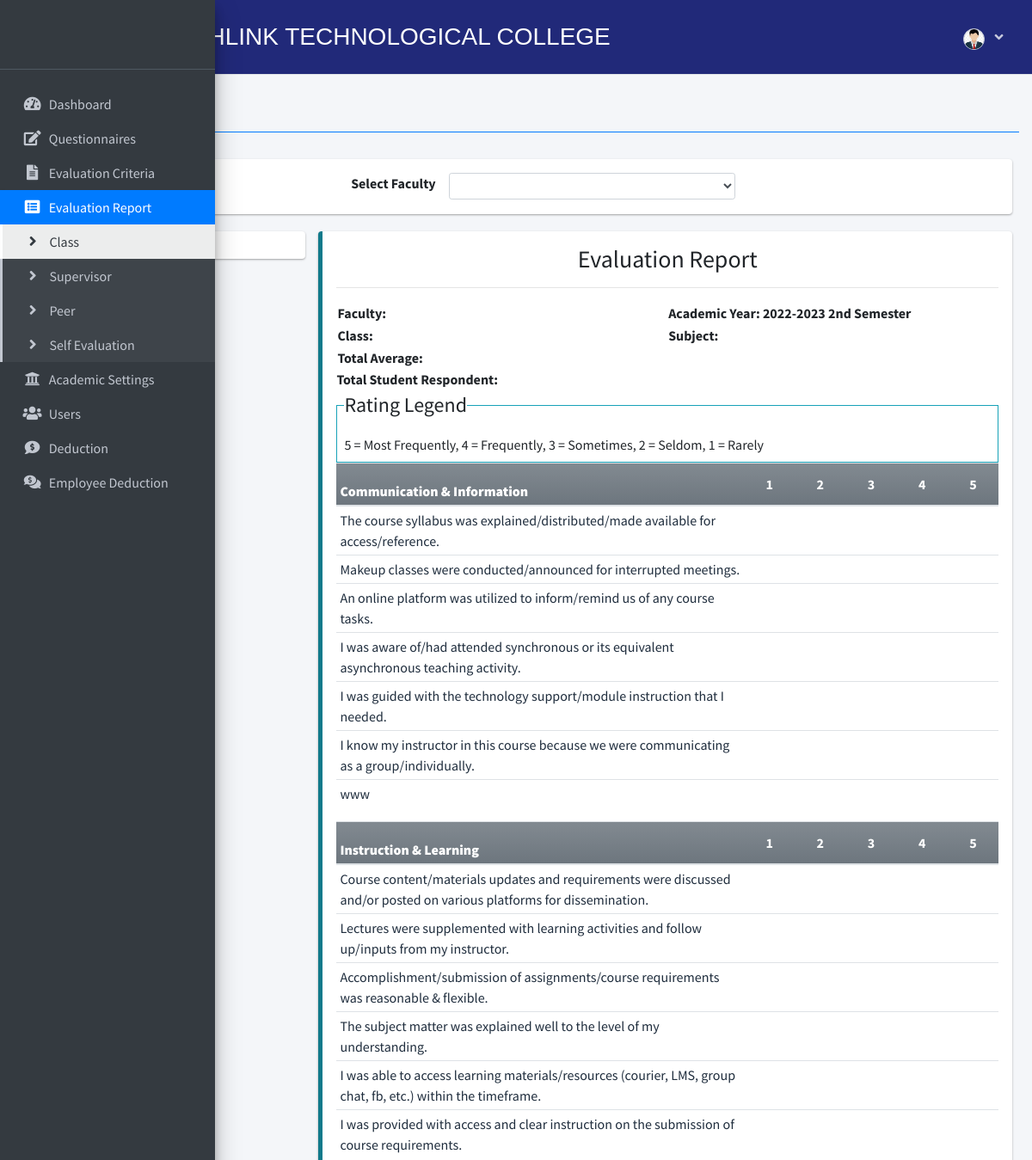
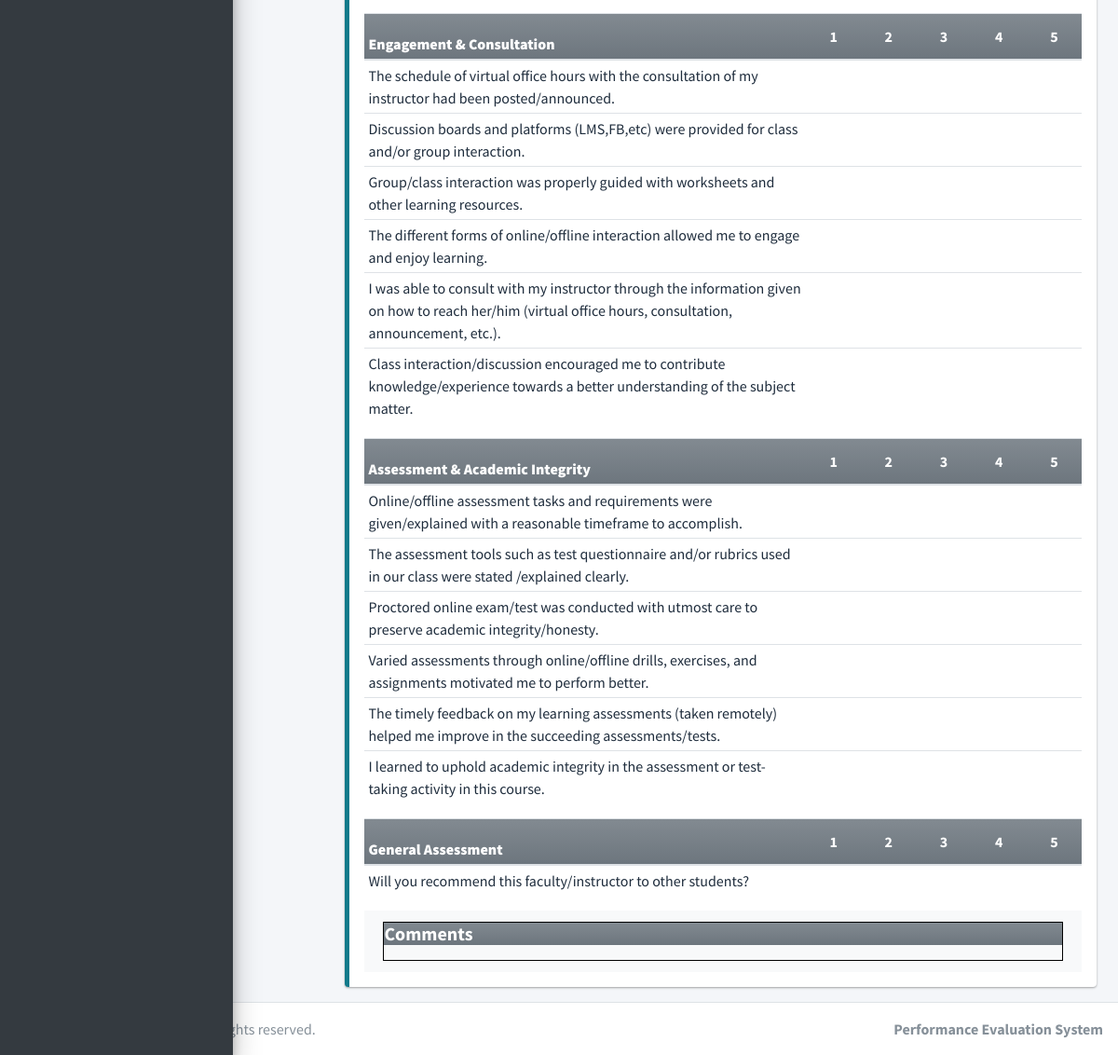
The page /index.php?page=report (signed in) on the database its author committed (2 pictures, top to bottom).
### tables this page shows
CREATE TABLE `criteria_list` (
  `id` int(30) NOT NULL,
  `criteria` text NOT NULL,
  `type` int(10) NOT NULL COMMENT '(1=student, 2=faculty, 3=supervisor)',
  `order_by` int(30) NOT NULL
);

CREATE TABLE `question_list` (
  `id` int(30) NOT NULL,
  `academic_id` int(30) NOT NULL,
  `question` text NOT NULL,
  `order_by` int(30) NOT NULL,
  `criteria_id` int(30) NOT NULL
);

### admin/report.php (the view, shortened to what this page needs)
<?php $faculty_id = isset($_GET['fid']) ? $_GET['fid'] : ''; ?>
<?php
function ordinal_suffix($num)
{
	$num = $num % 100;
	if ($num < 11 || $num > 13) {
		switch ($num % 10) {
			case 2:
				return $num . 'nd';
		}
	}
	return $num . 'th';
}
?>
<div class="col-lg-12">
	<div class="callout callout-info">
		<div class="d-flex w-100 justify-content-center align-items-center">
			<label for="faculty">Select Faculty</label>
			<div class=" mx-2 col-md-4">
				<select name="" id="faculty_id" class="form-control form-control-sm select2">
					<option value=""></option>
					<?php
					$faculty = $conn->query("SELECT *,concat(firstname,' ',lastname) as name FROM faculty_list order by concat(firstname,' ',lastname) asc");
					while ($row = $faculty->fetch_assoc()):
						?>
						<option value="<?php echo $row['id'] ?>" <?php echo isset($faculty_id) && $faculty_id == $row['id'] ? "selected" : "" ?>><?php echo ucwords($row['name']) ?></option>
					<?php endwhile; ?>
				</select>
			</div>
		</div>
	</div>
	<div class="row">
	</div>
	<div class="row">
		<div class="col-md-3">
			<div class="callout callout-info">
			</div>
		</div>
		<div class="col-md-9">
			<div class="callout callout-info" id="printable">
				<div>
					<h3 class="text-center">Evaluation Report</h3>
					<hr>
					<table width="100%">
						<tr>
							<td width="50%">
								<p><b>Faculty: <span id="fname"></span></b></p>
							</td>
							<td width="50%">
								<p><b>Academic Year: <span id="ay">
											<?php echo $_SESSION['academic']['year'] . ' ' . (ordinal_suffix($_SESSION['academic']['semester'])) ?>
											Semester
										</span></b></p>
							</td>
						</tr>
						<tr>
							<td width="50%">
								<p><b>Class: <span id="classField"></span></b></p>
							</td>
							<td width="50%">
								<p><b>Subject: <span id="subjectField"></span></b></p>
							</td>
						</tr>
						<tr>
							<td colspan="2">
								<p><b>Total Average: <span id="overallAverage"></span></b></p>
							</td>
						</tr>
					</table>
					<p class=""><b>Total Student Respondent: <span id="tse"></span></b></p>
				</div>
				<fieldset class="border border-info p-2 w-100">
					<legend class="w-auto">Rating Legend</legend>
					<p>5 = Most Frequently, 4 = Frequently, 3 = Sometimes, 2 = Seldom, 1 = Rarely</p>
				</fieldset>
				<?php
				$criteria = $conn->query("SELECT * FROM criteria_list where id in (SELECT criteria_id FROM question_list where academic_id = {$_SESSION['academic']['id']} ) order by abs(order_by) asc ");
				while ($crow = $criteria->fetch_assoc()):
					?>
					<table class="table table-condensed wborder">
						<thead>
							<tr class="bg-gradient-secondary">
								<th class=" p-1"><b>
										<?php echo $crow['criteria'] ?>
									</b></th>
								<th width="5%" class="text-center">1</th>
								<th width="5%" class="text-center">2</th>
								<th width="5%" class="text-center">3</th>
								<th width="5%" class="text-center">4</th>
								<th width="5%" class="text-center">5</th>
							</tr>
						</thead>
						<tbody class="tr-sortable">
							<?php
							$questions = $conn->query("SELECT * FROM question_list where criteria_id = {$crow['id']} and academic_id = {$_SESSION['academic']['id']} order by abs(order_by) asc ");
							while ($row = $questions->fetch_assoc()):
								?>
								<tr class="bg-white">
									<td class="p-1" width="40%">
										<?php echo $row['question'] ?>
									</td>
									<?php for ($c = 1; $c <= 5; $c++): ?>
										<td class="text-center">
										</td>
									<?php endfor; ?>
								</tr>
							<?php endwhile; ?>
						</tbody>
					</table>
				<?php endwhile; ?>
				<div class="card-footer card-comments" style="display: block;">
					<div style="border: 1px solid black;">
						<h5 class="bg-gradient-secondary"><b>Comments</b></h5>
						<div class="card-comment">
						</div>
					</div>
				</div>
			</div>
		</div>
	</div>
</div>

### index.php (shortened to what this page needs)
<!DOCTYPE html>
<html lang="en">
<?php
include 'header.php'
  ?>
<body class="hold-transition sidebar-mini sidebar-collapse">
  <div class="wrapper">
    <?php include 'topbar.php' ?>
    <?php include $_SESSION['login_view_folder'] . 'sidebar.php' ?>
    <div class="content-wrapper">
      <div class="content-header">
        <div class="container-fluid">
          <div class="row mb-2">
            <div class="col-sm-6">
              <h1 class="m-0">
                <?php echo $title ?>
              </h1>
            </div>
          </div>
          <hr class="border-primary">
        </div>
      </div>
      <section class="content">
        <div class="container-fluid">
          <?php
          $page = isset($_GET['page']) ? $_GET['page'] : 'home';
          if (!file_exists($_SESSION['login_view_folder'] . $page . ".php")) {
            include '404.html';
          } else {
            include $_SESSION['login_view_folder'] . $page . '.php';
          }
          ?>
        </div>
      </section>
    </div>
    <footer class="main-footer">
      <strong>Copyright &copy; 2023</strong>
      All rights reserved.
      <div class="float-right d-none d-sm-inline-block">
        <b>
          <?php echo $_SESSION['system']['name'] ?>
        </b>
      </div>
    </footer>
  </div>
</body>
</html>

### header.php (shortened to what this page needs)
<head>
  <?php
  $title = isset($_GET['page']) ? ucwords(str_replace("_", ' ', $_GET['page'])) : "Home";
  ?>
  <link rel="stylesheet" href="assets/plugins/fontawesome-free/css/all.min.css">
  <link rel="stylesheet" href="https://code.ionicframework.com/ionicons/2.0.1/css/ionicons.min.css">
  <link rel="stylesheet" href="assets/plugins/overlayScrollbars/css/OverlayScrollbars.min.css">
  <link rel="stylesheet" href="assets/plugins/datatables-bs4/css/dataTables.bootstrap4.min.css">
  <link rel="stylesheet" href="assets/plugins/datatables-responsive/css/responsive.bootstrap4.min.css">
  <link rel="stylesheet" href="assets/plugins/datatables-buttons/css/buttons.bootstrap4.min.css">
  <link rel="stylesheet" href="assets/plugins/select2/css/select2.min.css">
  <link rel="stylesheet" href="assets/plugins/select2-bootstrap4-theme/select2-bootstrap4.min.css">
  <link rel="stylesheet" href="assets/plugins/sweetalert2-theme-bootstrap-4/bootstrap-4.min.css">
  <link rel="stylesheet" href="assets/plugins/jquery-ui/jquery-ui.min.css">
  <link rel="stylesheet" href="assets/plugins/toastr/toastr.min.css">
  <link rel="stylesheet" href="assets/plugins/dropzone/min/dropzone.min.css">
  <link rel="stylesheet" href="assets/dist/css/jquery.datetimepicker.min.css">
  <link rel="stylesheet" href="assets/plugins/icheck-bootstrap/icheck-bootstrap.min.css">
  <link rel="stylesheet" href="assets/plugins/bootstrap4-toggle/css/bootstrap4-toggle.min.css">
  <link rel="stylesheet" href="assets/dist/css/adminlte.min.css">
  <link rel="stylesheet" href="assets/dist/css/styles.css">
  <link rel="stylesheet" href="assets/plugins/summernote/summernote-bs4.min.css">
</head>

### topbar.php (shortened to what this page needs)
<nav class="main-header navbar navbar-expand navbar-primary navbar-dark" style="background: #212979;">
  <ul class="navbar-nav">
    <li class="logo-item">
      <img src="ntclogo.png" alt="" class="logo-image">
    </li>
    <li class="title-item">
      <a class="nav-link text-white" href="./" role="button" style="font-family: Arial, Helvetica, sans-serif;">
        <h3>NORTHLINK TECHNOLOGICAL COLLEGE</h3>
      </a>
    </li>
  </ul>
  <ul class="navbar-nav ml-auto">
    <li class="nav-item dropdown">
      <a class="nav-link" data-toggle="dropdown" aria-expanded="true" href="javascript:void(0)">
        <span>
          <div class="d-felx badge-pill">
            <span class=""><img src="assets/uploads/<?php echo $_SESSION['login_avatar'] ?>" alt=""
                class="user-img border "></span>
            <span class="fa fa-angle-down ml-2"></span>
          </div>
        </span>
      </a>
    </li>
  </ul>
</nav>

### admin/sidebar.php (shortened to what this page needs)
<aside class="main-sidebar sidebar-dark-primary elevation-4">
  <div class="dropdown">
    <div class="user-panel mt-3 pb-3 mb-3 d-flex"><br><br>
      <div class="image" style="margin-top:10px; margin-left:10px;">
      </div>
      <div class="info" style="display: flex; flex-direction: column;">
      </div>
    </div>
  </div>
  <div class="sidebar">
    <nav class="mt-2">
      <ul class="nav nav-pills nav-sidebar flex-column nav-flat" data-widget="treeview" role="menu"
        data-accordion="false">
        <li class="nav-item dropdown">
          <a href="./" class="nav-link nav-home">
            <i class="nav-icon fas fa-tachometer-alt"></i>
          </a>
        </li>
        <li class="nav-item dropdown">
          <a href="./index.php?page=questionnaire" class="nav-link nav-questionnaire">
            <i class="nav-icon fas fa-edit"></i>
          </a>
        </li>
        <li class="nav-item dropdown">
          <a href="./index.php?page=criteria" class="nav-link nav-criteria">
            <i class="nav-icon fas fa-file-alt"></i>
          </a>
        </li>
        <li class="nav-item dropdown">
          <a href="#" class="nav-link nav">
            <i class="nav-icon fas fa-list-alt"></i>
          </a>
          <ul class="nav nav-treeview">
            <li class="nav-item">
              <a href="./index.php?page=report" class="nav-link nav-report tree-item">
                <i class="fas fa-angle-right nav-icon"></i>
              </a>
            </li>
            <li class="nav-item">
              <a href="./index.php?page=supervisor" class="nav-link nav-supervisor tree-item">
                <i class="fas fa-angle-right nav-icon"></i>
              </a>
            </li>
            <li class="nav-item">
              <a href="./index.php?page=peer" class="nav-link nav-peer tree-item">
                <i class="fas fa-angle-right nav-icon"></i>
              </a>
            </li>
            <li class="nav-item">
              <a href="./index.php?page=self_evaluation" class="nav-link nav-self_evaluation tree-item">
                <i class="fas fa-angle-right nav-icon"></i>
              </a>
            </li>
          </ul>
        </li>
        <li class="nav-item dropdown">
          <a href="#" class="nav-link nav">
            <i class="nav-icon fas fa-university"></i>
          </a>
        </li>
        <li class="nav-item">
          <a href="./index.php?page=user_list" class="nav-link nav-user_list">
            <i class="nav-icon fas fa-users"></i>
          </a>
        </li>
        <li class="nav-item">
          <a href="./index.php?page=deduction_list" class="nav-link nav-deduction_list">
            <i class="nav-icon fas fa-comment-dollar"></i>
          </a>
        </li>
        <li class="nav-item">
          <a href="./index.php?page=employee_deduction" class="nav-link nav-employee_deduction">
            <i class="nav-icon fas fa-comments-dollar"></i>
          </a>
        </li>
      </ul>
    </nav>
  </div>
</aside>

### topbar.php (style rules this page uses)
.user-img { border-radius: 50%; height: 25px; width: 25px; object-fit: cover; }
.logo-item { margin-top: 5px; }
.logo-image { height: 65px; width: 65px; margin: 0 auto; }
.title-item { margin-top: 10px; }

### rows shown on the page
criteria_list: criteria "Communication & Information"
question_list: question "The course syllabus was explained/distributed/made available for access/reference."
question_list: question "Makeup classes were conducted/announced for interrupted meetings."
question_list: question "An online platform was utilized to inform/remind us of any course tasks."
question_list: question "I was aware of/had attended synchronous or its equivalent asynchronous teaching activity."
question_list: question "I was guided with the technology support/module instruction that I needed."
question_list: question "I know my instructor in this course because we were communicating as a group/individually."
question_list: question "www"
criteria_list: criteria "Instruction & Learning"
question_list: question "Course content/materials updates and requirements were discussed and/or posted on various platforms for dissemination."
question_list: question "Lectures were supplemented with learning activities and follow up/inputs from my instructor."
question_list: question "Accomplishment/submission of assignments/course requirements was reasonable & flexible."
question_list: question "The subject matter was explained well to the level of my understanding."
question_list: question "I was able to access learning materials/resources (courier, LMS, group chat, fb, etc.) within the timeframe."
question_list: question "I was provided with access and clear instruction on the submission of course requirements."
criteria_list: criteria "Engagement & Consultation"
question_list: question "The schedule of virtual office hours with the consultation of my instructor had been posted/announced."
question_list: question "Discussion boards and platforms (LMS,FB,etc) were provided for class and/or group interaction."
question_list: question "Group/class interaction was properly guided with worksheets and other learning resources."
question_list: question "The different forms of online/offline interaction allowed me to engage and enjoy learning."
question_list: question "I was able to consult with my instructor through the information given on how to reach her/him (virtual office hours, consultation, announcement, etc.)."
question_list: question "Class interaction/discussion encouraged me to contribute knowledge/experience towards a better understanding of the subject matter."
criteria_list: criteria "Assessment & Academic Integrity"
question_list: question "Online/offline assessment tasks and requirements were given/explained with a reasonable timeframe to accomplish."
question_list: question "The assessment tools such as test questionnaire and/or rubrics used in our class were stated /explained clearly."
question_list: question "Proctored online exam/test was conducted with utmost care to preserve academic integrity/honesty."
question_list: question "Varied assessments through online/offline drills, exercises, and assignments motivated me to perform better."
question_list: question "The timely feedback on my learning assessments (taken remotely) helped me improve in the succeeding assessments/tests."
question_list: question "I learned to uphold academic integrity in the assessment or test-taking activity in this course."
criteria_list: criteria "General Assessment"
question_list: question "Will you recommend this faculty/instructor to other students?"

### other values the page prints
$title "Report"
$_SESSION['academic']['year'] "2022-2023"
ordinal_suffix($_SESSION['academic']['semester']) "2nd"
$_SESSION['system']['name'] "Performance Evaluation System"
